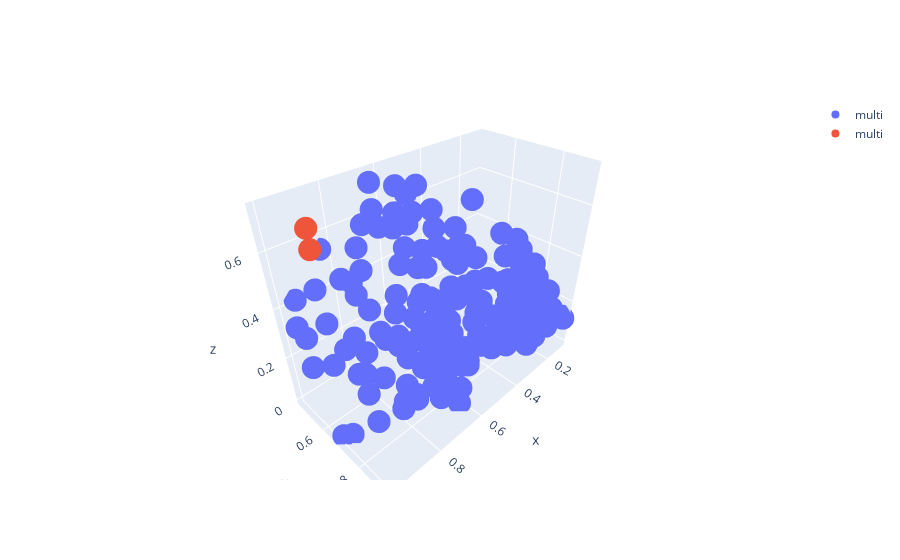

Here is the notebook cell this chart was saved with:
### Code cell
import plotly.graph_objects as go

fig = go.Figure()
scores = get_scores(f'selected_81','multi')
fig.add_trace(go.Scatter3d(x=scores[:,0], y=scores[:,1],z= scores[:,2],mode='markers',name='multi'))
scores = get_scores(f'selected_81','single')
fig.add_trace(go.Scatter3d(x=scores[:,0], y=scores[:,1],z= scores[:,2],mode='markers',name='multi'))
fig.show()

### Figure 1 — Plotly figure (JSON) as saved in the notebook; plotly's stock layout.template omitted (floating-point values rounded to 4 significant figures; data arrays with more than 128 entries replaced by an {"elided": "..."} marker saying what was removed)
{"data": [{"mode": "markers", "name": "multi", "type": "scatter3d", "x": {"elided": "200 float values"}, "y": {"elided": "200 float values"}, "z": {"elided": "200 float values"}}, {"mode": "markers", "name": "multi", "type": "scatter3d", "x": {"elided": "200 float values"}, "y": {"elided": "200 float values"}, "z": {"elided": "200 float values"}}], "layout": {}}
